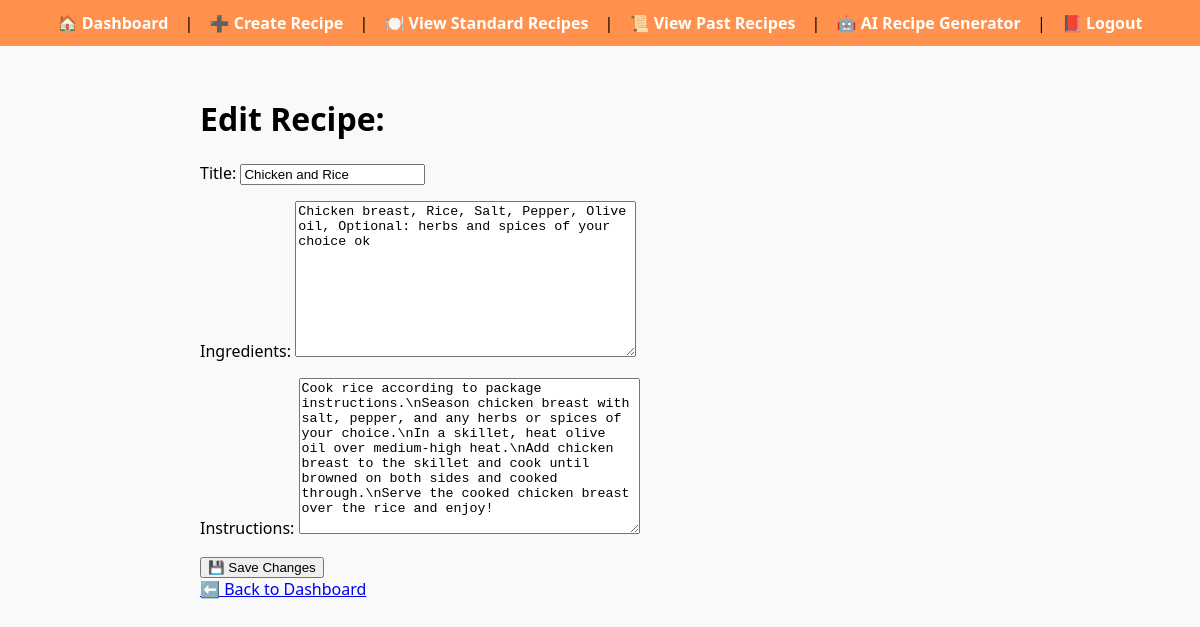
Screenshot of /recipes/edit/5/ (signed in) with the database file from the repository.
### recipes/models.py (models this page shows, shortened)
class Recipe(models.Model):
    user = models.ForeignKey(get_user_model(), on_delete=models.CASCADE)
    title = models.CharField(max_length=100)
    ingredients = models.TextField()
    instructions = models.TextField()
    created_at = models.DateTimeField(auto_now_add=True)
    updated_at = models.DateTimeField(auto_now=True)  # Recommended addition

### recipes/views.py (the view)
# urls.py: path('edit/<int:id>/', views.edit_recipe, name='edit_recipe'),
@login_required
def edit_recipe(request, id):
    recipe = get_object_or_404(Recipe, id=id)
    if recipe.user != request.user:
        messages.error(request, "You are not authorized to edit this recipe.")
        return redirect('view_past_recipes')
    if request.method == 'POST':
        form = RecipeForm(request.POST, instance=recipe)
        if form.is_valid():
            form.save()
            messages.success(request, 'Recipe updated successfully!')
            return redirect('view_past_recipes')
    else:
        form = RecipeForm(instance=recipe)
    return render(request, 'recipes/edit_recipe.html', {'form': form})

### recipes/forms.py
class RecipeForm(forms.ModelForm):
    class Meta:
        model = Recipe
        fields = ['title', 'ingredients', 'instructions']  # 🚨 Exclude 'user'

### templates/recipes/edit_recipe.html (shortened to what this page needs)
{% extends 'accounts/base.html' %}
{% block content %}
    <h1>Edit Recipe: {{ recipe.title }}</h1>
    <form method="POST">
        {{ form.as_p }}
        <button type="submit">💾 Save Changes</button>
    </form>
    <a href="{% url 'dashboard' %}">⬅️ Back to Dashboard</a>
{% endblock %}

### templates/accounts/base.html (style rules this page uses)
body { font-family: 'Segoe UI', Tahoma, Geneva, Verdana, sans-serif; background-color: #f9f9f9; margin: 0; padding: 0; }

### rows the page displays
Recipe: title "Chicken and Rice", ingredients "Chicken breast, Rice, Salt, Pepper, Olive oil, Optional: herbs and spices of your choice ok", instructions "Cook rice according to package instructions.\\nSeason chicken breast with salt, pepper, and any herbs or spices of your choice.\\nIn a skillet, heat olive oil over medium-high heat.\\nAdd chicken breast to the skillet and cook until browned on both sides and cooked through.\\nServe the cooked chicken breast over the rice and enjoy!"
